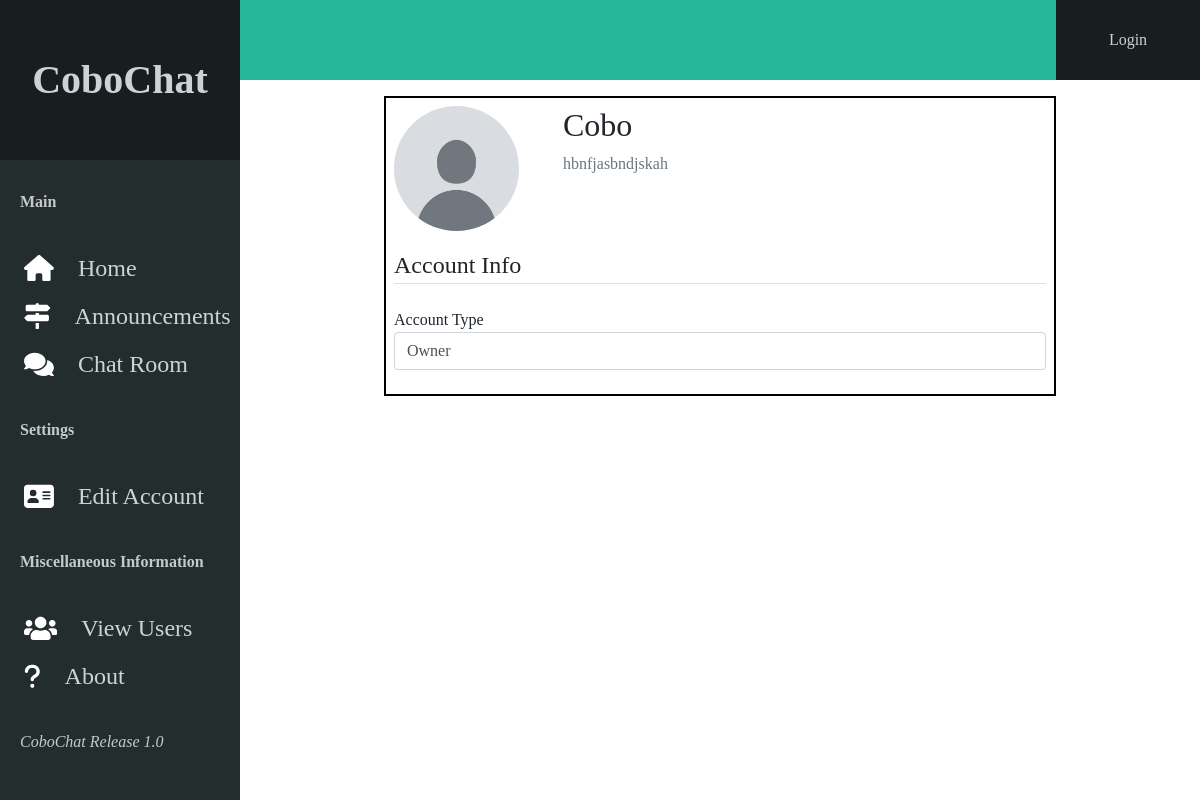
The page /user/Cobo on the database as committed earlier.
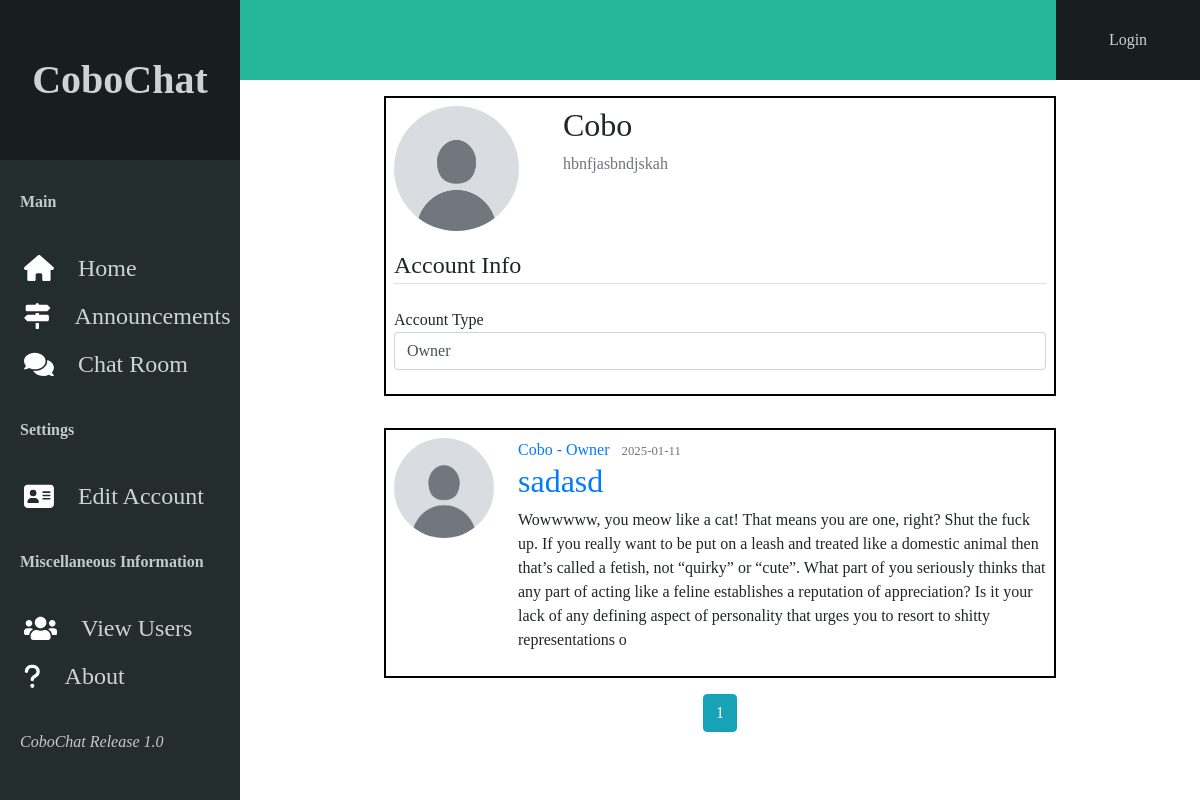
The same page on the database as committed later.
### cobochat/models.py (models this page shows, shortened)
class User(db.Model, UserMixin):
    id = db.Column(db.Integer, primary_key=True)
    username = db.Column(db.String(20), unique=True, nullable=False)
    full_name = db.Column(db.String(20), nullable=False)
    image_file = db.Column(db.String(20), nullable=False, default='default.jpg')
    password = db.Column(db.String(100), nullable=False)
    account_type = db.Column(db.String, nullable=False)
    bio = db.Column(db.Text)
    posts = db.relationship('Post', backref='author', lazy=True)
    announcements = db.relationship('Announcement', backref='author', lazy=True)

class Post(db.Model):
    id = db.Column(db.Integer, primary_key=True)
    title = db.Column(db.String(100), nullable=False)
    date_posted = db.Column(db.DateTime, nullable=False, default=datetime.utcnow)
    content = db.Column(db.Text(1000), nullable=False)
    user_id = db.Column(db.Integer, db.ForeignKey('user.id')) # removed a nullable=False argument to allow for deletion of users but may cause bugs idk

### cobochat/routes.py (the view)
@app.route("/user/<string:username>")
def user_posts(username):
    page = request.args.get('page', 1, type=int)
    user = User.query.filter_by(username=username).first_or_404()
    posts = Post.query.filter_by(author=user).order_by(Post.date_posted.desc()).paginate(page=page, per_page=5)
    return render_template('user_posts.html', posts=posts, user=user)

### cobochat/templates/user_posts.html (shortened to what this page needs)
{% extends "layout.html" %}
{% block content %}
  <div class="content-section loginContainer">
    <div class="media">
      <img class="rounded-circle account-img" src="{{ url_for('static', filename='profile_pics/' + user.image_file) }}">
      <div class="media-body ml-4">
          <h2 class="account-heading">{{ user.username }}</h2>
          <p class="text-secondary">{{ user.full_name }}</p>
      </div>
    </div>
    <legend class="border-bottom mb-4">Account Info</legend>
    <div class="form-group">
      <div class="form-control-label">Account Type</div>
      <div class="form-control">{{ user.account_type }}</div>
    </div>
  </div>
    {% for post in posts.items %}
        <article class="media content-section loginContainer">
          <img class="rounded-circle article-img" src="{{ url_for('static', filename='profile_pics/' + post.author.image_file) }}">
          <div class="media-body ml-4">
            <div class="article-metadata">
              <a class="mr-2" href="{{ url_for('user_posts', username=post.author.username) }}">{{ post.author.username }} - {{ user.account_type }}</a>
              <small class="text-muted">{{ post.date_posted.strftime('%Y-%m-%d') }}</small>
            </div>
            <h2><a class="article-title" href="{{ url_for('post', post_id=post.id) }}">{{ post.title }}</a></h2>
            <p class="article-content normalFont">{{ post.content }}</p>
          </div>
        </article>
    {% endfor %}
    {% for page_num in posts.iter_pages(left_edge=1, right_edge=1, left_current=1, right_current=2) %}
      {% if page_num %}
        {% if posts.page == page_num %}
          <a class="btn btn-info mb-4" href="{{ url_for('user_posts', username=user.username, page=page_num) }}">{{ page_num }}</a>
        {% else %}
          <a class="btn btn-outline-info mb-4" href="{{ url_for('user_posts', username=user.username, page=page_num) }}">{{ page_num }}</a>
        {% endif %}
      {% else %}
        ...
      {% endif %}
    {% endfor %}
{% endblock content %}=

### cobochat/templates/layout.html (shortened to what this page needs)
<!DOCTYPE html>
<html>
<head>
    <link rel="stylesheet" href="https://maxcdn.bootstrapcdn.com/bootstrap/4.0.0/css/bootstrap.min.css">
    <link rel="stylesheet" type="text/css" href="{{ url_for('static', filename='main.css') }}">
</head>
<body>
    <div class="containerLeft">
        <div class="leftTitle">
            <strong>CoboChat</strong>
        </div>
        <div class="OptionsContainer">
            <div class="optionTitle">
                <strong>Main</strong>
            </div>
            <a class="option" href="{{ url_for('home') }}">
                Home
            </a>
            <a class="option" href="{{ url_for('announcements') }}">
                Announcements
            </a>
            <a class="option" href="{{ url_for('chat_room') }}">
                Chat Room
            </a>
            <div class="optionTitle">
                <strong>Settings</strong>
            </div>
            <a class="option" href="{{ url_for('account') }}">
                Edit Account
            </a>
            <div class="optionTitle">
                <strong>Miscellaneous Information</strong>
            </div>
            <a class="option" href="{{ url_for('display_users') }}">
                View Users
            </a>
            <a class="option" href="{{ url_for('about') }}">
                About
            </a>
            <div class="optionTitle">
                <em>CoboChat Release 1.0</em>
            </div>
        </div>
    </div>
    <div class="containerRight">
        <div class="rightUpperContainer">
            <div class="rightUpperLeft">
            </div>
            {% if current_user.is_authenticated %}
                <div class="rightUpperRight">
                    <a class="upperLink" href="{{ url_for('new_post') }}">New Post</a>
                </div>
                <div class="rightUpperRight">
                    <a class="upperLink" href="{{ url_for('user_posts', username=current_user.username)}}">Account</a>
                </div>
                <div class="rightUpperRight">
                    <a class="upperLink" href="{{ url_for('logout') }}">Logout</a>
                </div>
            {% else %}
                <div class="rightUpperRight">
                    <a class="upperLink" href="{{ url_for('login') }}">Login</a>
                </div>
            {% endif %}
        </div>
        <div class="pageContentContainer">
          {% block content %}{% endblock %}
        </div>
    </div>
</body>

### cobochat/static/main.css (style rules this page uses)
body { margin: 0; font-family: AvenirNextRegular; overflow: hidden; display: flex; flex-direction: row; height: 100%; }
.containerLeft { display: flex; flex-direction: column; width: 20%; height: 100vh; }
.containerRight { display: flex; flex-direction: column; width: 80%; height: 100vh; overflow: scroll; scrollbar-width: none; }
.leftTitle { display: flex; align-items: center; justify-content: center; font-family: AvenirNextBold; font-size: 5vh; width: 100%; height: 20%; background: #181d1f; color: rgb(206, 210, 214); }
.OptionsContainer { display: flex; flex-direction: column; overflow: visible; width: 100%; height: 80%; background-color: #242D2E; overflow: scroll; scrollbar-width: none; }
.optionTitle { font-family: AvenirNextBold; color: rgb(197, 201, 206); padding-left: 20px; padding-top: 30px; padding-bottom: 30px; }
.option { display: flex; align-items: center; justify-content: left; flex-direction: row; font-family: AvenirNextBold; color: rgb(206, 210, 214); font-size: 3vh; padding-top: 5px; padding-bottom: 5px; height: 6vh; }
.optionImage { height: 70%; padding-left: 10%; padding-right: 10%; }
.rightUpperContainer { display: flex; flex-direction: row; width: 100%; height: 10vh; }
.rightUpperLeft { display: flex; align-items: center; justify-content: left; background-color: #25B599; color: white; font-family: AvenirNextBold; font-size: 4vh; width: 85%; height: 100%; }
.rightUpperRight { display: flex; align-items: center; justify-content: space-evenly; flex-direction: row; width: 15%; height: 100%; font-family: AvenirNextBold; background: #181d1f; color: rgb(206, 210, 214); }
.pageContentContainer { display: flex; align-items: center; justify-content: center; flex-direction: column; width: 100%; }
.upperLink { color: rgb(206, 210, 214); }
.loginContainer { border: 2px solid black; width: 70%; font-family: AvenirNextBold; margin: 2vh; padding: 1vh; }
.article-img { height: 100px; width: 100px; }
.account-img { height: 125px; width: 125px; margin-right: 20px; margin-bottom: 16px; }
.normalFont { font-family: AvenirNextRegular; }

Rows that differ between the two databases and show on the page:
added Post: image_file (placeholder picture), author.username "Cobo", {{ user.account_type }} "Owner", date_posted "2025-01-11", title "sadasd", content "Wowwwww, you meow like a cat! That means you are one, right? Shut the fuck up. If you really want to be put on a leash and treated like a domestic animal then that’s called a fetish, not “quirky” or “cute”. What part of you seriously thinks that any part of acting like a feline establishes a reputation of appreciation? Is it your lack of any defining aspect of personality that urges you to resort to shitty representations o"
Other text that changed with them:
new list line: "1"
